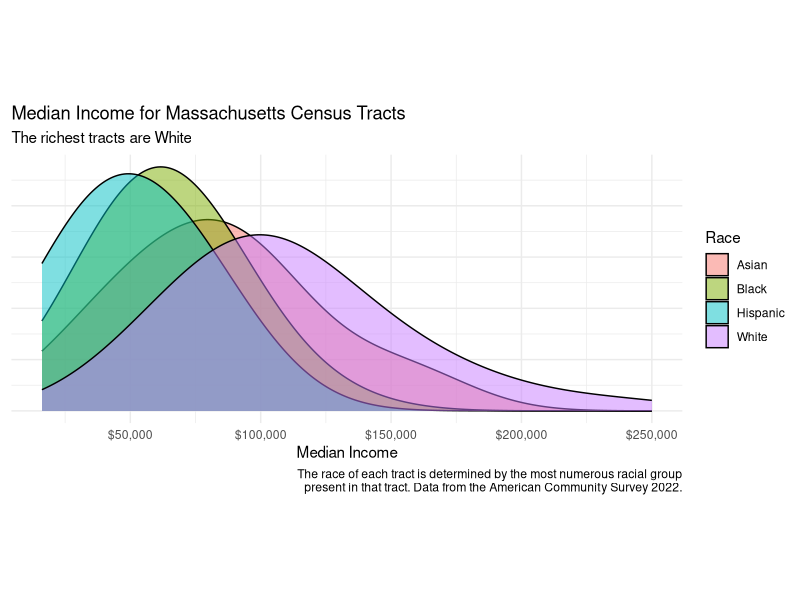

The R script that drew this image:
## ---- chunk 1
#| message: FALSE
library(tidyverse)
## ---- chunk 2
#| message: FALSE
read_csv("data/mass-tracts.csv") |> drop_na() |> ggplot(aes(x = med_income, fill = race)) +
  geom_density(alpha = 0.5, bw = 25000) + 
  labs(title = "Median Income for Massachusetts Census Tracts",
       subtitle = "The richest tracts are White",
       x = "Median Income",
       y = NULL, 
       fill = "Race",
       caption = "The race of each tract is determined by the most numerous racial group\n present in that tract. Data from the American Community Survey 2022.") +
  scale_x_continuous(labels = scales::dollar_format()) +
  theme_minimal() +
  theme(
    axis.text.y = element_blank(),
    axis.ticks.y = element_blank(),
    aspect.ratio = 0.4
  )
